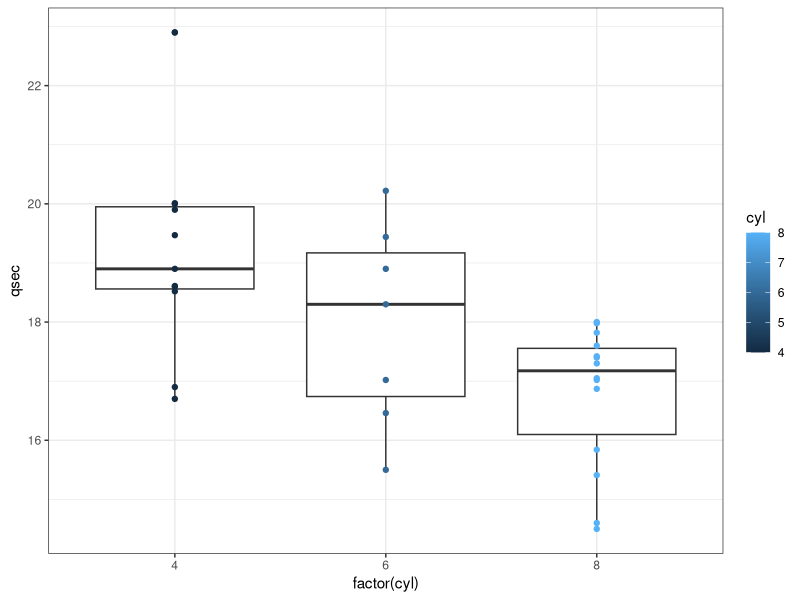
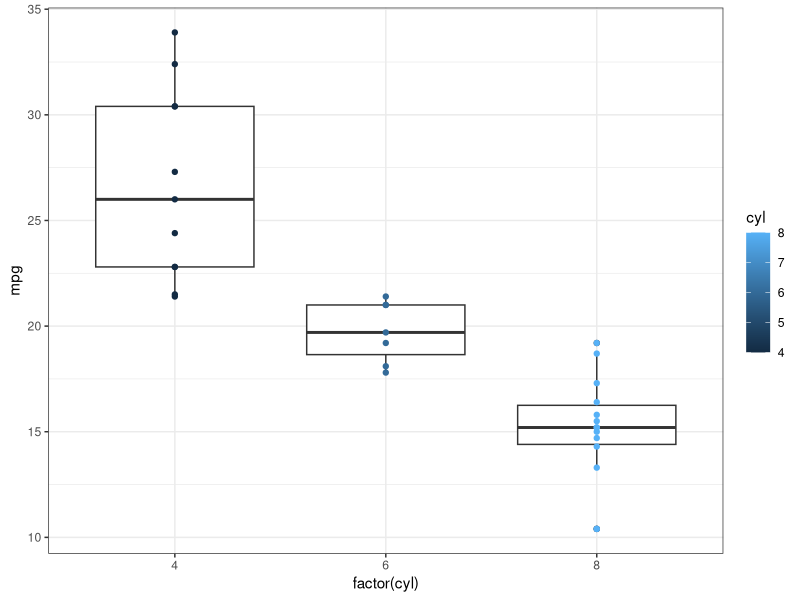
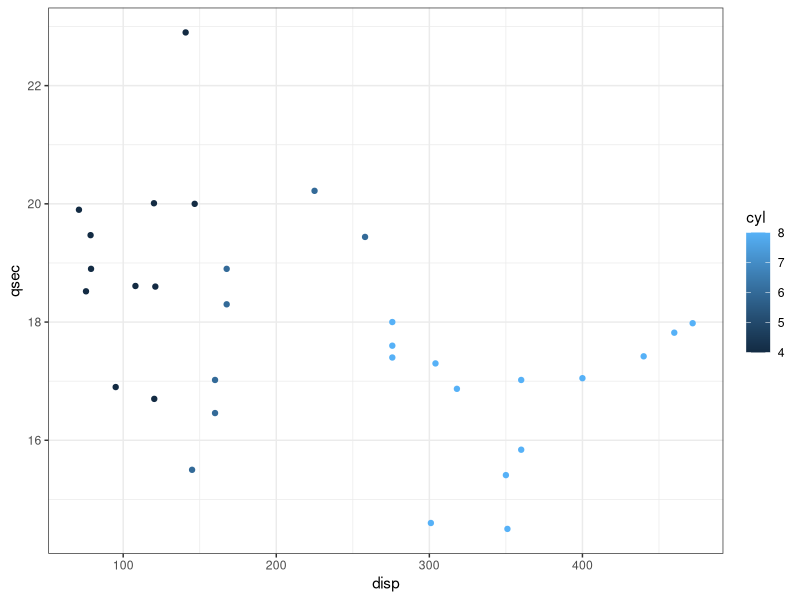
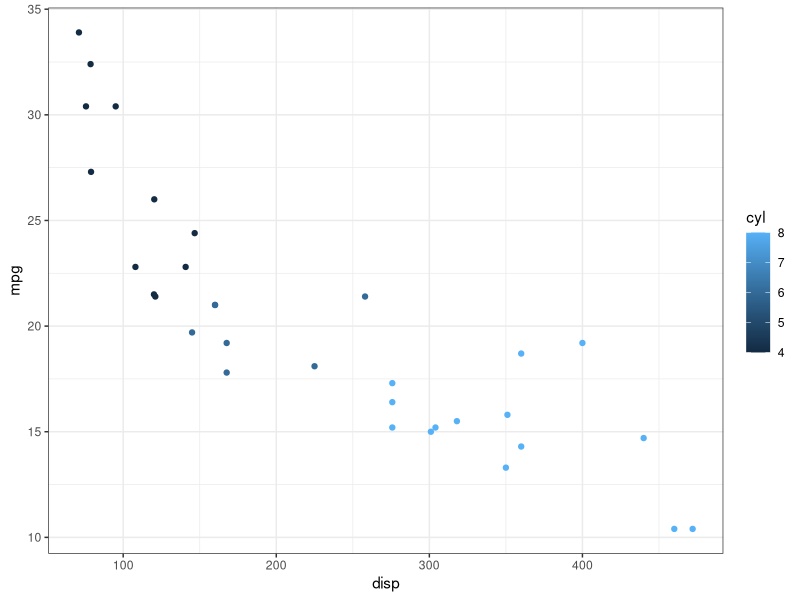
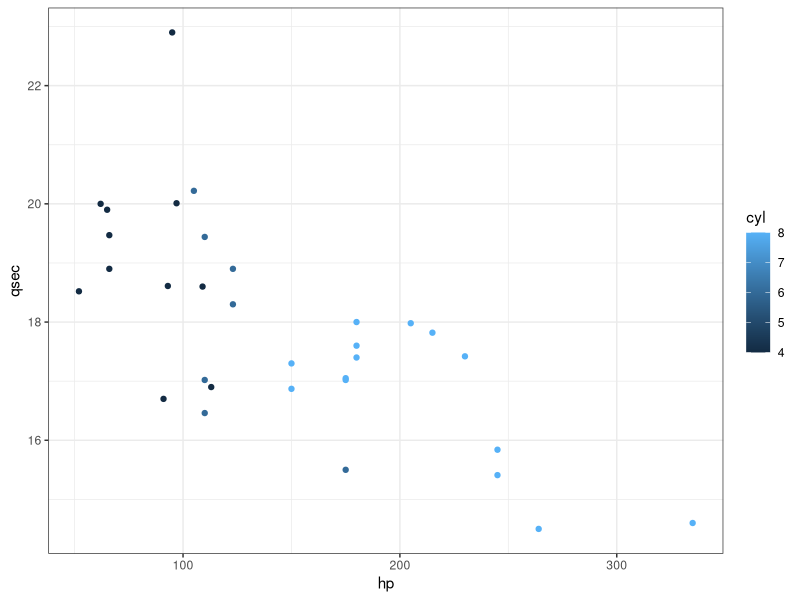
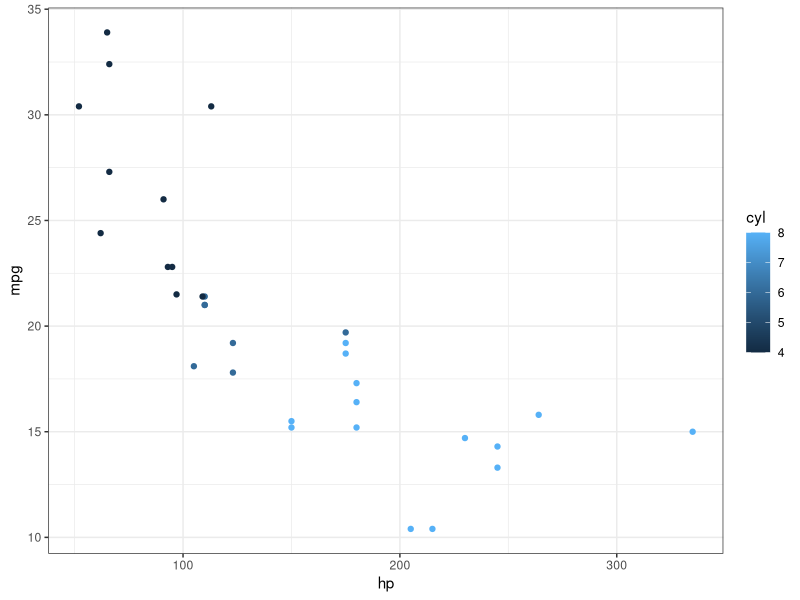
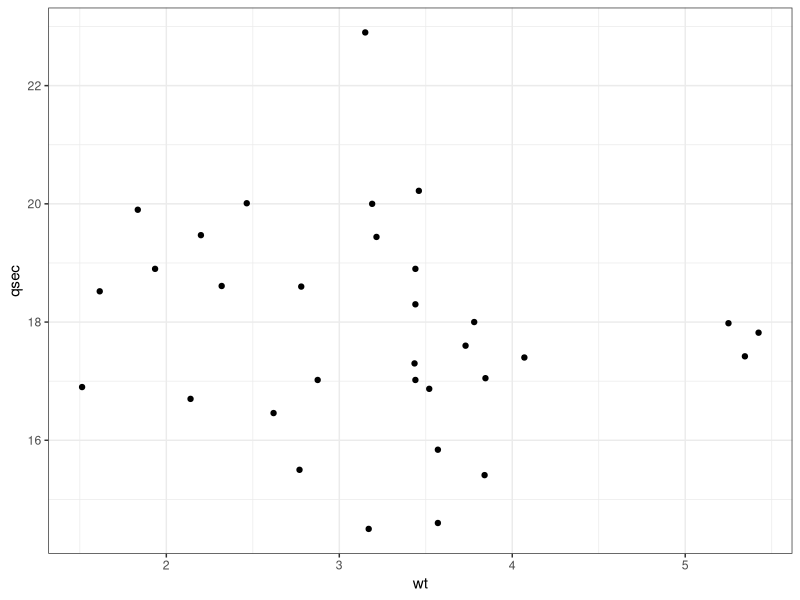
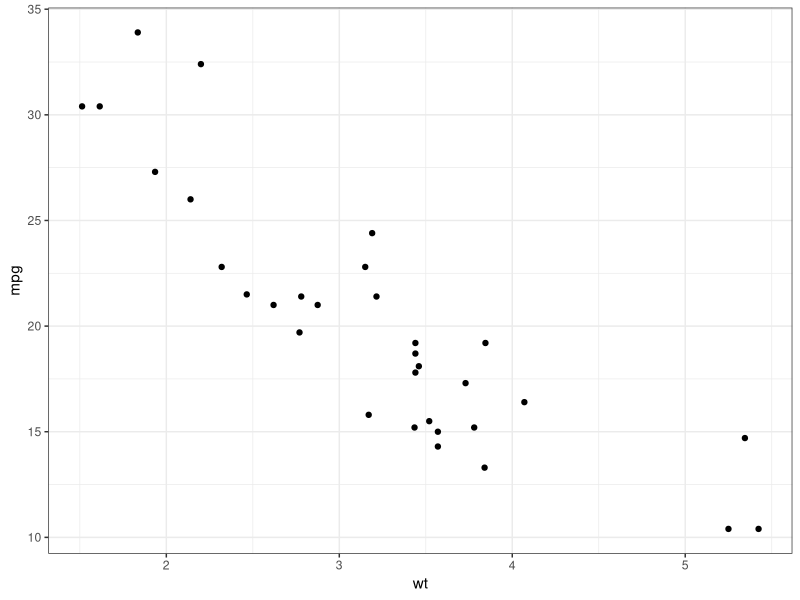

Here is the R script that generated these plots, in order:
## ---- chunk 1
suppressPackageStartupMessages(library(dplyr))
library(ggplot2)
suppressPackageStartupMessages(library(GGally))
library(tidyr)
data(mtcars)
## ---- chunk 2
head(mtcars)
## ---- chunk 3
result = t.test(mtcars$hp, mtcars$qsec)
result$p.value
result$estimate
## ---- chunk 4
full_model = lm(qsec ~ ., data = mtcars)
summary(full_model)
## ---- chunk 5
step_model = step(full_model, k=log(nrow(mtcars)))
summary(step_model)
## ---- chunk 6
dispWtVsCarb_model = lm(qsec ~ disp + wt + vs + carb, data=mtcars)
summary(dispWtVsCarb_model)
## ---- chunk 7
# figure 
ggplot(mtcars, aes(factor(cyl), qsec)) + 
    geom_boxplot() + 
    geom_point(aes(colour=cyl)) +
    theme_bw()

# figure 
ggplot(mtcars, aes(factor(cyl), mpg)) + 
    geom_boxplot() + 
    geom_point(aes(colour=cyl)) +
    theme_bw()
## ---- chunk 8
# figure 
ggplot(mtcars, aes(disp, qsec)) + 
    geom_point(aes(colour=cyl)) + 
    theme_bw()

# figure 
ggplot(mtcars, aes(disp, mpg)) + 
    geom_point(aes(colour=cyl)) + 
    theme_bw()
## ---- chunk 9
# figure 
ggplot(mtcars, aes(hp, qsec)) + 
    geom_point(aes(colour=cyl)) + 
    theme_bw()

# figure 
ggplot(mtcars, aes(hp, mpg)) + 
    geom_point(aes(colour=cyl)) + 
    theme_bw()
## ---- chunk 10
# figure 
ggplot(mtcars, aes(wt, qsec)) + 
    geom_point() + 
    theme_bw()

# figure 
ggplot(mtcars, aes(wt, mpg)) + 
    geom_point() + 
    theme_bw()
## ---- chunk 11
par(mfrow=c(2,2))
plot(dispWtVsCarb_model)
## ---- chunk 12
ggpairs(mtcars)
